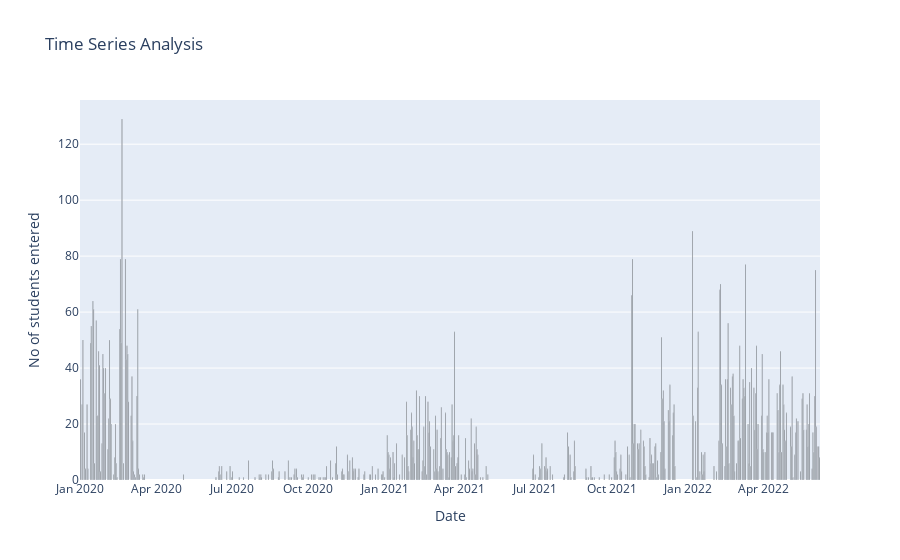

Write notebook code for a chart like this one.
### Code cell
# By using "EC" data frame  
# data visualisation on particular intervel of time
# Bar graph 
figure = px.bar(EC, x=EC["issue_date"], y=EC["adm_no"],
            title="Time Series Analysis")
figure.update_traces(marker_color='black')
figure.update_layout(xaxis_title='Date', yaxis_title='No of students entered')
figure.show()

### Figure 1 — Plotly figure (JSON) as saved in the notebook; plotly's stock layout.template omitted (floating-point values rounded to 4 significant figures; data arrays with more than 128 entries replaced by an {"elided": "..."} marker saying what was removed)
{"data": [{"alignmentgroup": "True", "hovertemplate": "issue_date=%{x}<br>adm_no=%{y}<extra></extra>", "legendgroup": "", "marker": {"color": "black", "pattern": {"shape": ""}}, "name": "", "offsetgroup": "", "orientation": "v", "showlegend": false, "textposition": "auto", "type": "bar", "x": {"elided": "395 str values"}, "xaxis": "x", "y": {"elided": "395 int values"}, "yaxis": "y"}], "layout": {"barmode": "relative", "legend": {"tracegroupgap": 0}, "title": {"text": "Time Series Analysis"}, "xaxis": {"anchor": "y", "domain": [0, 1], "title": {"text": "Date"}}, "yaxis": {"anchor": "x", "domain": [0, 1], "title": {"text": "No of students entered"}}}}
